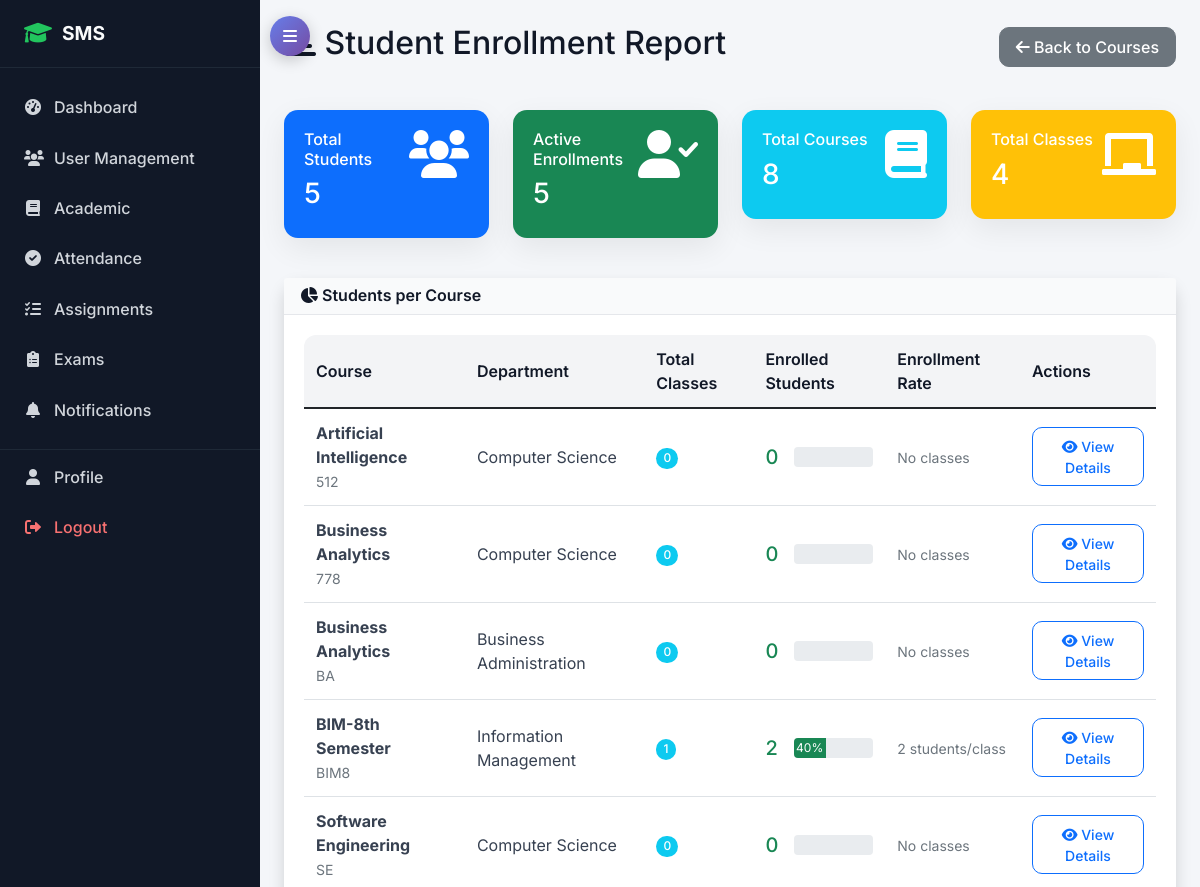
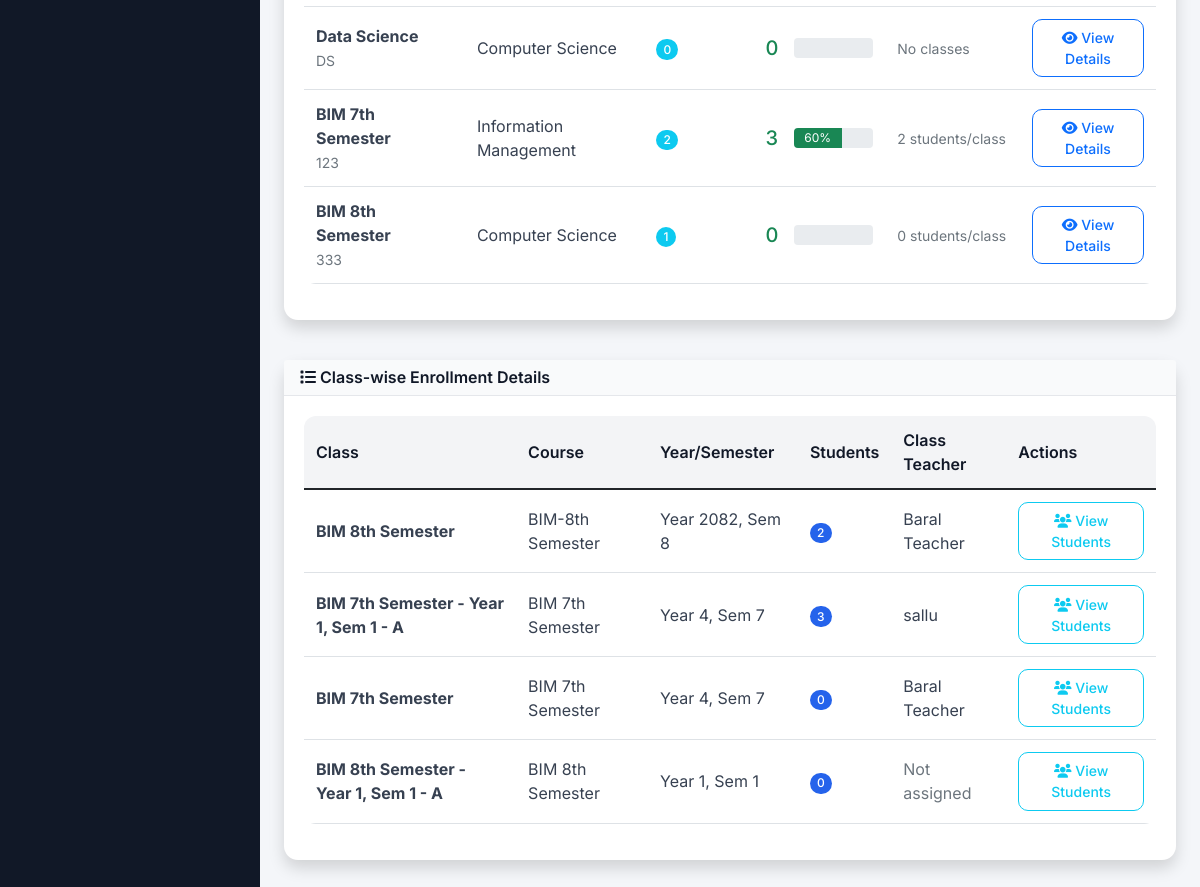
The app's page /academic/enrollments/report/ (signed in) with its own data (2 pictures, top to bottom).
### academic/models.py (models this page shows, shortened)
class Course(models.Model):
    name = models.CharField(max_length=100)
    code = models.CharField(max_length=20, unique=True)
    department = models.ForeignKey(Department, on_delete=models.CASCADE)
    duration_years = models.PositiveIntegerField(default=4)
    description = models.TextField(blank=True)

class Department(models.Model):
    name = models.CharField(max_length=100, unique=True)
    code = models.CharField(max_length=10, unique=True)
    description = models.TextField(blank=True)
    head_of_department = models.ForeignKey(TeacherProfile, on_delete=models.SET_NULL, null=True, blank=True)
    created_at = models.DateTimeField(auto_now_add=True)

class Class(models.Model):
    name = models.CharField(max_length=50)
    course = models.ForeignKey(Course, on_delete=models.CASCADE)
    year = models.PositiveIntegerField()  # 1st year, 2nd year, etc.
    semester = models.PositiveIntegerField()
    section = models.CharField(max_length=10)
    academic_year = models.ForeignKey(AcademicYear, on_delete=models.CASCADE)
    class_teacher = models.ForeignKey(TeacherProfile, on_delete=models.SET_NULL, null=True, blank=True, related_name='class_teacher_for')
    class Meta:
        unique_together = ['course', 'year', 'semester', 'section', 'academic_year']

### accounts/models.py (models this page shows, shortened)
class TeacherProfile(models.Model):
    user = models.OneToOneField(User, on_delete=models.CASCADE, related_name='teacher_profile')
    employee_id = models.CharField(max_length=20, unique=True)
    qualification = models.CharField(max_length=200)
    experience_years = models.PositiveIntegerField(default=0)
    specialization = models.CharField(max_length=100)
    joining_date = models.DateField()

class User(AbstractUser):
    USER_TYPE_CHOICES = (
        ('admin', 'Admin'),
        ('student', 'Student'),
        ('teacher', 'Teacher'),
        ('parent', 'Parent'),
    )
    user_type = models.CharField(max_length=10, choices=USER_TYPE_CHOICES)
    phone_regex = RegexValidator(regex=r'^\+?1?\d{9,15}$', message="Phone number must be entered in the format: '+999999999'. Up to 15 digits allowed.")
    phone_number = models.CharField(validators=[phone_regex], max_length=17, blank=True)
    address = models.TextField(blank=True)
    date_of_birth = models.DateField(null=True, blank=True)
    profile_picture = models.ImageField(upload_to='profile_pics/', blank=True, null=True)
    is_active = models.BooleanField(default=True)
    created_at = models.DateTimeField(auto_now_add=True)
    updated_at = models.DateTimeField(auto_now=True)

### academic/views.py (the view)
# urls.py: path('enrollments/report/', views.student_enrollment_report, name='student_enrollment_report'),
@login_required
def student_enrollment_report(request):
    if request.user.user_type not in ['admin', 'teacher']:
        messages.error(request, 'Access denied.')
        return redirect('accounts:dashboard')
    course_enrollments = []
    courses = Course.objects.all()
    for course in courses:
        classes = Class.objects.filter(course=course)
        student_count = StudentEnrollment.objects.filter(
            class_enrolled__course=course,
            is_active=True
        ).count()
        course_enrollments.append({
            'course': course,
            'class_count': classes.count(),
            'student_count': student_count
        })
    class_enrollments = []
    classes = Class.objects.select_related('course', 'class_teacher__user')
    for class_obj in classes:
        student_count = StudentEnrollment.objects.filter(
            class_enrolled=class_obj,
            is_active=True
        ).count()
        class_enrollments.append({
            'class': class_obj,
            'student_count': student_count
        })
    total_students = StudentEnrollment.objects.filter(is_active=True).count()
    active_enrollments = StudentEnrollment.objects.filter(is_active=True).count()
    total_courses = Course.objects.count()
    total_classes = Class.objects.count()
    context = {
        'course_enrollments': course_enrollments,
        'class_enrollments': class_enrollments,
        'total_students': total_students,
        'active_enrollments': active_enrollments,
        'total_courses': total_courses,
        'total_classes': total_classes
    }
    return render(request, 'academic/student_enrollment_report.html', context)

### templates/academic/student_enrollment_report.html (shortened to what this page needs)
{% extends 'base.html' %}
{% block content %}
<div class="row">
    <div class="col-12">
        <div class="d-flex justify-content-between align-items-center mb-4">
            <h2><i class="fas fa-chart-bar"></i> Student Enrollment Report</h2>
            <a href="{% url 'academic:course_list' %}" class="btn btn-secondary">
                <i class="fas fa-arrow-left"></i> Back to Courses
            </a>
        </div>
    </div>
</div>
<div class="row mb-4">
    <div class="col-lg-3 col-md-6 mb-3">
        <div class="card bg-primary text-white">
            <div class="card-body">
                <div class="d-flex justify-content-between">
                    <div>
                        <h6>Total Students</h6>
                        <h3>{{ total_students }}</h3>
                    </div>
                    <i class="fas fa-users fa-3x"></i>
                </div>
            </div>
        </div>
    </div>
    <div class="col-lg-3 col-md-6 mb-3">
        <div class="card bg-success text-white">
            <div class="card-body">
                <div class="d-flex justify-content-between">
                    <div>
                        <h6>Active Enrollments</h6>
                        <h3>{{ active_enrollments }}</h3>
                    </div>
                    <i class="fas fa-user-check fa-3x"></i>
                </div>
            </div>
        </div>
    </div>
    <div class="col-lg-3 col-md-6 mb-3">
        <div class="card bg-info text-white">
            <div class="card-body">
                <div class="d-flex justify-content-between">
                    <div>
                        <h6>Total Courses</h6>
                        <h3>{{ total_courses }}</h3>
                    </div>
                    <i class="fas fa-book fa-3x"></i>
                </div>
            </div>
        </div>
    </div>
    <div class="col-lg-3 col-md-6 mb-3">
        <div class="card bg-warning text-white">
            <div class="card-body">
                <div class="d-flex justify-content-between">
                    <div>
                        <h6>Total Classes</h6>
                        <h3>{{ total_classes }}</h3>
                    </div>
                    <i class="fas fa-chalkboard fa-3x"></i>
                </div>
            </div>
        </div>
    </div>
</div>
<div class="row">
    <div class="col-12">
        <div class="card shadow">
            <div class="card-header bg-primary text-white">
                <h6 class="m-0"><i class="fas fa-chart-pie"></i> Students per Course</h6>
            </div>
            <div class="card-body">
                {% if course_enrollments %}
                <div class="table-responsive">
                    <table class="table table-hover">
                        <thead>
                            <tr>
                                <th>Course</th>
                                <th>Department</th>
                                <th>Total Classes</th>
                                <th>Enrolled Students</th>
                                <th>Enrollment Rate</th>
                                <th>Actions</th>
                            </tr>
                        </thead>
                        <tbody>
                            {% for enrollment in course_enrollments %}
                            <tr>
                                <td>
                                    <strong>{{ enrollment.course.name }}</strong><br>
                                    <small class="text-muted">{{ enrollment.course.code }}</small>
                                </td>
                                <td>{{ enrollment.course.department.name }}</td>
                                <td>
                                    <span class="badge bg-info">{{ enrollment.class_count }}</span>
                                </td>
                                <td>
                                    <div class="d-flex align-items-center">
                                        <div class="me-3">
                                            <h5 class="mb-0 text-success">{{ enrollment.student_count }}</h5>
                                        </div>
                                        <div class="progress flex-grow-1" style="height: 20px;">
                                            {% if total_students > 0 %}
                                                {% widthratio enrollment.student_count total_students 100 as percentage %}
                                                <div class="progress-bar bg-success" style="width: {{ percentage }}%">
                                                    {{ percentage }}%
                                                </div>
                                            {% else %}
                                                <div class="progress-bar bg-secondary" style="width: 100%">0%</div>
                                            {% endif %}
                                        </div>
                                    </div>
                                </td>
                                <td>
                                    {% if enrollment.class_count > 0 %}
                                        {% widthratio enrollment.student_count enrollment.class_count 1 as avg_per_class %}
                                        <small class="text-muted">{{ avg_per_class }} students/class</small>
                                    {% else %}
                                        <small class="text-muted">No classes</small>
                                    {% endif %}
                                </td>
                                <td>
                                    <a href="{% url 'academic:course_detail' enrollment.course.id %}" class="btn btn-sm btn-outline-primary">
                                        <i class="fas fa-eye"></i> View Details
                                    </a>
                                </td>
                            </tr>
                            {% endfor %}
                        </tbody>
                    </table>
                </div>
                {% else %}
                <div class="text-center py-5">
                    <i class="fas fa-chart-bar fa-4x text-muted mb-4"></i>
                    <h4 class="text-muted">No Enrollment Data</h4>
                    <p class="text-muted">No students are enrolled in any courses yet.</p>
                </div>
                {% endif %}
            </div>
        </div>
    </div>
</div>
{% if class_enrollments %}
<div class="row mt-4">
    <div class="col-12">
        <div class="card shadow">
            <div class="card-header bg-success text-white">
                <h6 class="m-0"><i class="fas fa-list"></i> Class-wise Enrollment Details</h6>
            </div>
            <div class="card-body">
                <div class="table-responsive">
                    <table class="table table-sm">
                        <thead>
                            <tr>
                                <th>Class</th>
                                <th>Course</th>
                                <th>Year/Semester</th>
                                <th>Students</th>
                                <th>Class Teacher</th>
                                <th>Actions</th>
                            </tr>
                        </thead>
                        <tbody>
                            {% for class_data in class_enrollments %}
                            <tr>
                                <td><strong>{{ class_data.class.name }}</strong></td>
                                <td>{{ class_data.class.course.name }}</td>
                                <td>Year {{ class_data.class.year }}, Sem {{ class_data.class.semester }}</td>
                                <td>
                                    <span class="badge bg-primary">{{ class_data.student_count }}</span>
                                </td>
                                <td>
                                    {% if class_data.class.class_teacher %}
                                        {{ class_data.class.class_teacher.user.get_full_name|default:class_data.class.class_teacher.user.username }}
                                    {% else %}
                                        <span class="text-muted">Not assigned</span>
                                    {% endif %}
                                </td>
                                <td>
                                    <a href="{% url 'academic:teacher_class_students' class_data.class.id %}" class="btn btn-sm btn-outline-info">
                                        <i class="fas fa-users"></i> View Students
                                    </a>
                                </td>
                            </tr>
                            {% endfor %}
                        </tbody>
                    </table>
                </div>
            </div>
        </div>
    </div>
</div>
{% endif %}
{% endblock %}

### records on screen
Course: course.name "Artificial Intelligence", course.code "512", course.department.name "Computer Science", class_count "0", student_count "0", shows "No classes"
Course: course.name "Business Analytics", course.code "778", course.department.name "Computer Science", class_count "0", student_count "0", shows "No classes"
Course: course.name "Business Analytics", course.code "BA", course.department.name "Business Administration", class_count "0", student_count "0", shows "No classes"
Course: course.name "BIM-8th Semester", course.code "BIM8", course.department.name "Information Management", class_count "1", student_count "2", percentage "40", avg_per_class "2"
Course: course.name "Software Engineering", course.code "SE", course.department.name "Computer Science", class_count "0", student_count "0", shows "No classes"
Course: course.name "Data Science", course.code "DS", course.department.name "Computer Science", class_count "0", student_count "0", shows "No classes"
Course: course.name "BIM 7th Semester", course.code "123", course.department.name "Information Management", class_count "2", student_count "3", percentage "60", avg_per_class "2"
Course: course.name "BIM 8th Semester", course.code "333", course.department.name "Computer Science", class_count "1", student_count "0", avg_per_class "0"
Class: class.name "BIM 8th Semester", class.course.name "BIM-8th Semester", class.year "2082", class.semester "8", student_count "2", class.class_teacher.user.get_full_name "Baral Teacher"
Class: class.name "BIM 7th Semester - Year 1, Sem 1 - A", class.course.name "BIM 7th Semester", class.year "4", class.semester "7", student_count "3", class.class_teacher.user.get_full_name "sallu"
Class: class.name "BIM 7th Semester", class.course.name "BIM 7th Semester", class.year "4", class.semester "7", student_count "0", class.class_teacher.user.get_full_name "Baral Teacher"
Class: class.name "BIM 8th Semester - Year 1, Sem 1 - A", class.course.name "BIM 8th Semester", class.year "1", class.semester "1", student_count "0", shows "Not assigned"

### other values on screen
{{ total_students }} "5"
{{ active_enrollments }} "5"
{{ total_courses }} "8"
{{ total_classes }} "4"
